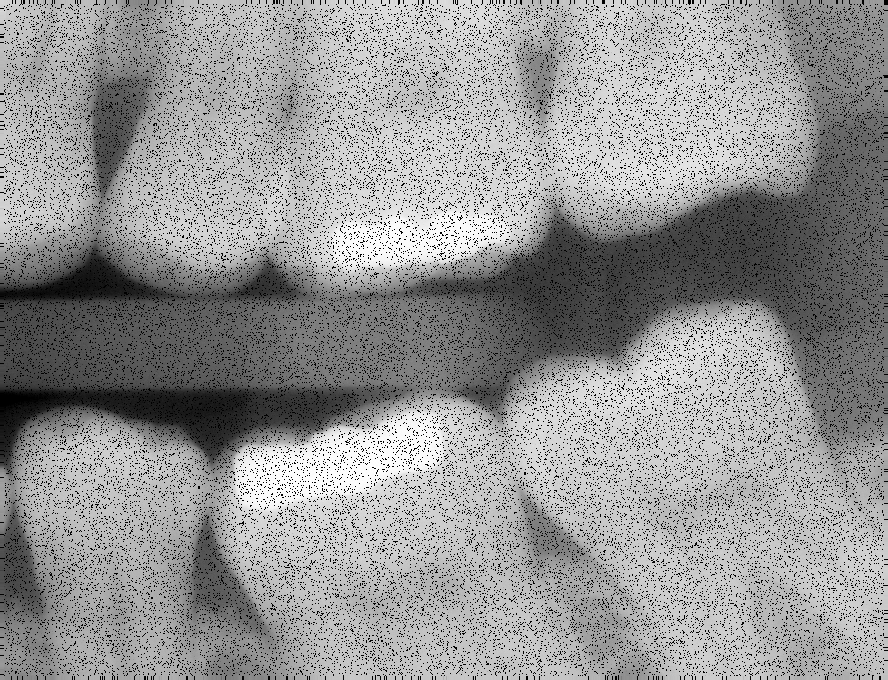
%> input picture Lab4-Morphology-main/assets/fillings.tif, 888 x 680 px
$ octave Challenge1.m   (GNU Octave 9; MATLAB toolbox functions it lacks are replaced by stand-ins)
%> lines starting %> are read from the running program, lines starting %| are printed output that depends on the picture; in (x1, y1, x2, y2) boxes, pixels count from 0 and x2, y2 are one past the last pixel; in counts of white or black regions, pixels touching at a corner belong together; the program's own positions count from 1
f = imread('assets/fillings.tif');
%> f is the input picture: size 680x888 uint8; min 0, max 255, mean 150.1
SE = strel("disk", 1);
SE_2 = strel("disk", 3);
% Noise removal
fd = imdilate(f, SE);
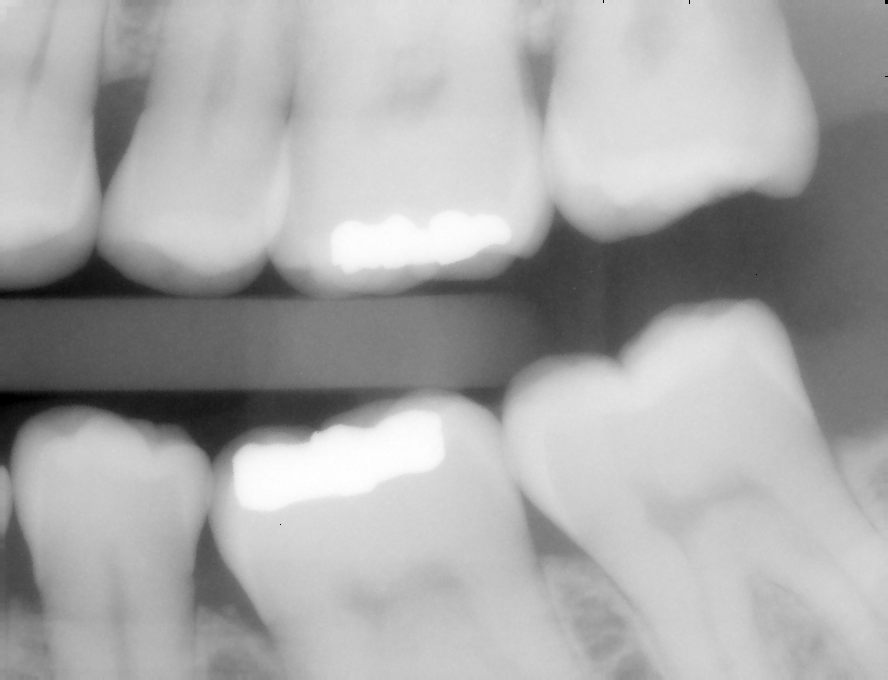
%> fd: size 680x888 uint8; min 0, max 255, mean 168.9
fe = imerode(fd, SE);
fc = imclose(fe, SE_2);
fo = imopen(fc, SE_2);

% Gamma correction
low = 0.80
g = imadjust(fo, [low 1], [0 1], 1);
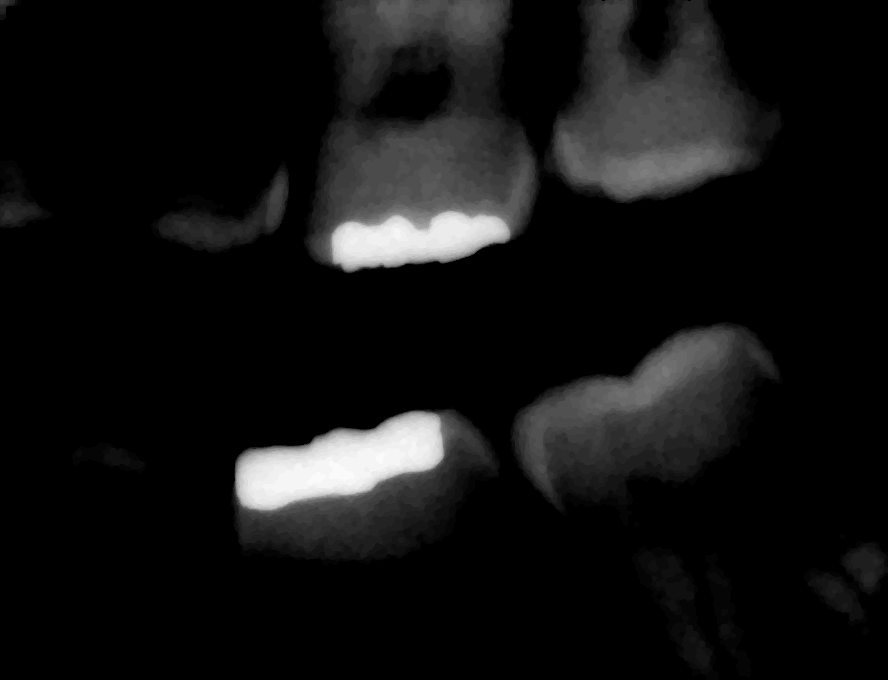
%> g: size 680x888 uint8; min 0, max 250, mean 18.3
g2 = imadjust(g, [low 1], [0 1], 0.5);
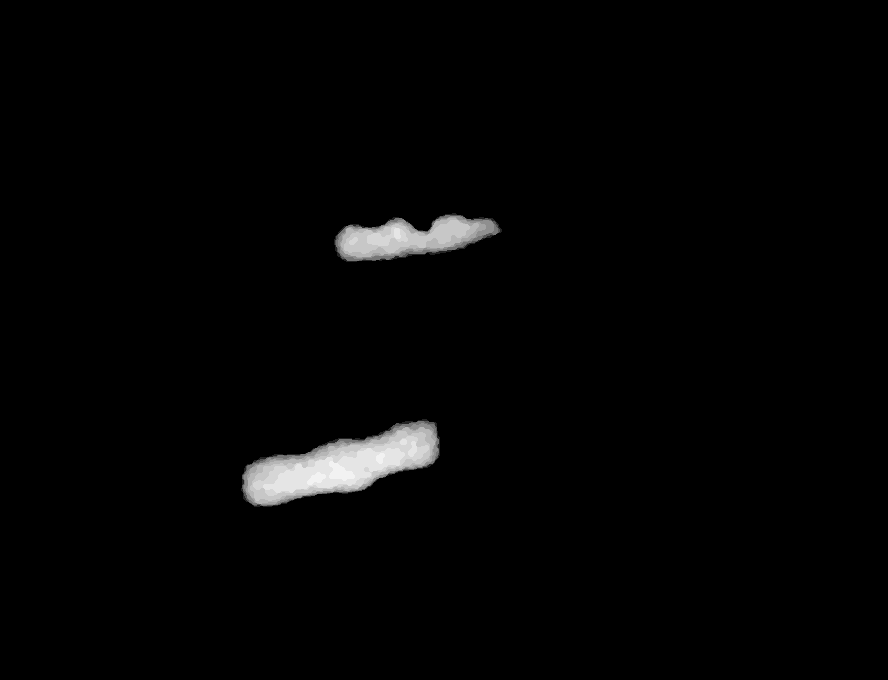
%> g2: size 680x888 uint8; min 0, max 242, mean 4.4

% Threshold
level = graythresh(g2);
%> level = 0.4
BW = imbinarize(g2, level);
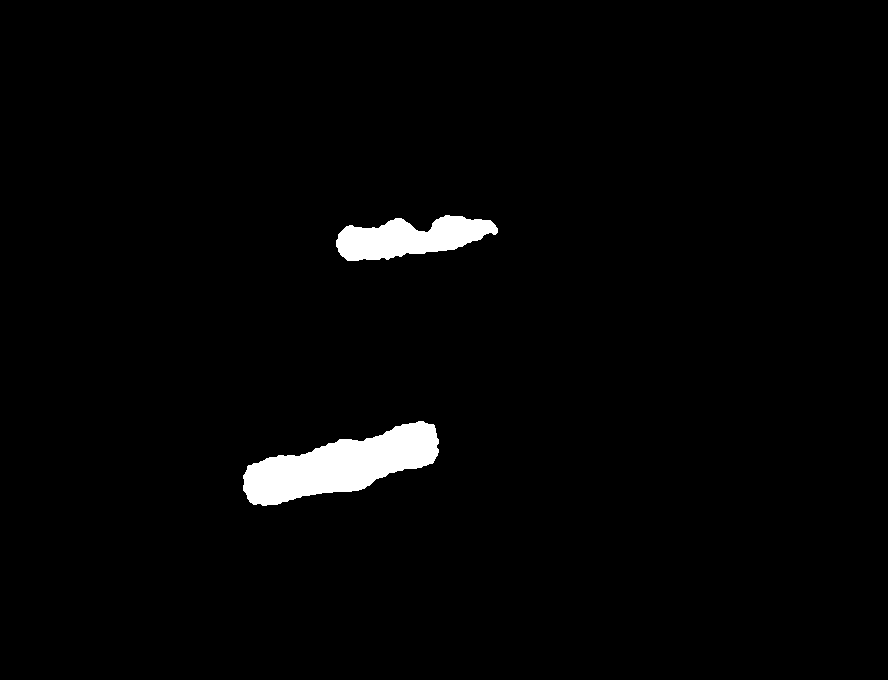
%> BW: size 680x888 logical; 2.2% white; 2 white regions, box (x1, y1, x2, y2) and area: (243, 421, 439, 506) 8779, (336, 215, 498, 261) 4614

% Labelling and measuring
CC = bwconncomp(BW);
%> CC = 2 connected components
stats = regionprops(CC, 'Area', 'Centroid');
%> stats = 2 regions; Area and Centroid: 8779 [341.7 465.8], 4614 [411 238.6]
areas = [stats.Area]
%> areas = [8779 4614]


montage({g, g2, BW}, "size", [1 3])
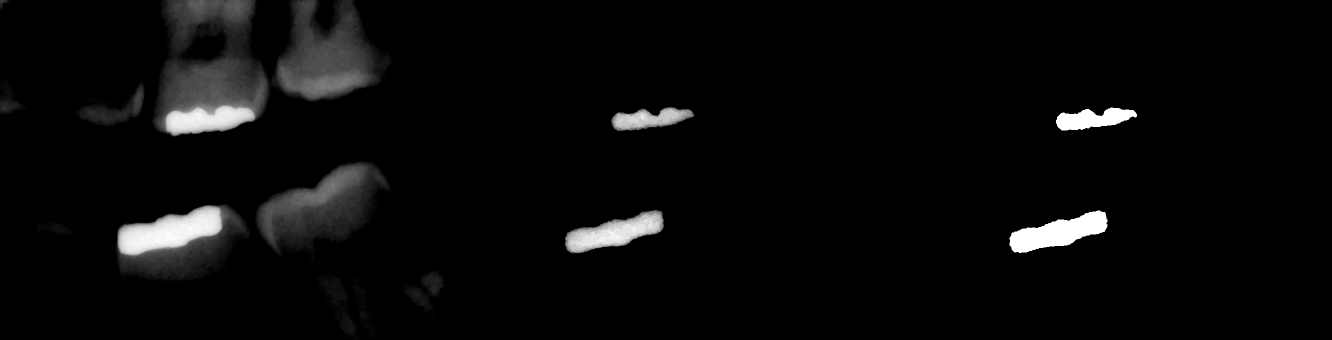
%> displayed picture: size 680x2664, on the screen's scale of 0 to 255 (shown at 1/2 size); min 0, max 255, mean 9.4
